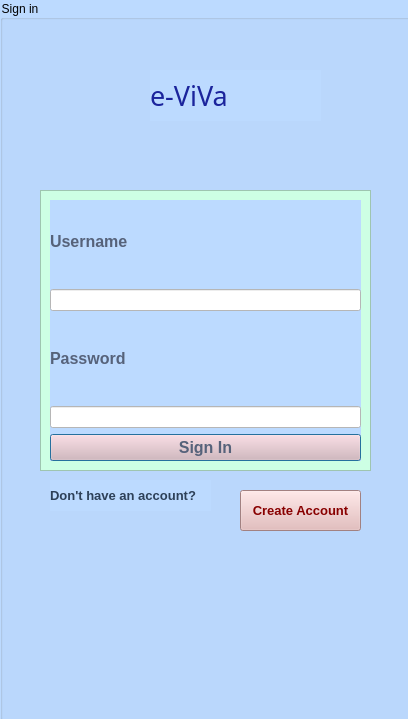
<?xml version="1.0" encoding="UTF-8"?>
<ui version="4.0">
 <class>Dialog</class>
 <widget class="QDialog" name="Dialog">
  <property name="geometry">
   <rect>
    <x>0</x>
    <y>0</y>
    <width>408</width>
    <height>719</height>
   </rect>
  </property>
  <property name="windowTitle">
   <string>Dialog</string>
  </property>
  <widget class="QGroupBox" name="groupBox">
   <property name="geometry">
    <rect>
     <x>0</x>
     <y>0</y>
     <width>421</width>
     <height>721</height>
    </rect>
   </property>
   <property name="styleSheet">
    <string notr="true">background-color: rgb(188, 218, 255);</string>
   </property>
   <property name="title">
    <string>Sign in</string>
   </property>
   <widget class="QWidget" name="layoutWidget">
    <property name="geometry">
     <rect>
      <x>50</x>
      <y>200</y>
      <width>311</width>
      <height>261</height>
     </rect>
    </property>
    <layout class="QVBoxLayout" name="verticalLayout_5">
     <item>
      <layout class="QVBoxLayout" name="verticalLayout">
       <item>
        <widget class="QLabel" name="labelUsername">
         <property name="font">
          <font>
           <pointsize>12</pointsize>
           <weight>75</weight>
           <bold>true</bold>
          </font>
         </property>
         <property name="styleSheet">
          <string notr="true">color: rgb(86, 98, 122);</string>
         </property>
         <property name="text">
          <string>Username</string>
         </property>
        </widget>
       </item>
      </layout>
     </item>
     <item>
      <widget class="QLineEdit" name="username">
       <property name="styleSheet">
        <string notr="true">background-color: rgb(255, 255, 255);</string>
       </property>
      </widget>
     </item>
     <item>
      <widget class="QLabel" name="labelPassword">
       <property name="font">
        <font>
         <pointsize>12</pointsize>
         <weight>75</weight>
         <bold>true</bold>
        </font>
       </property>
       <property name="styleSheet">
        <string notr="true">color: rgb(86, 98, 122);</string>
       </property>
       <property name="text">
        <string>Password</string>
       </property>
      </widget>
     </item>
     <item>
      <widget class="QLineEdit" name="password">
       <property name="styleSheet">
        <string notr="true">background-color: rgb(255, 255, 255);</string>
       </property>
      </widget>
     </item>
     <item>
      <layout class="QVBoxLayout" name="verticalLayout_2">
       <item>
        <widget class="QPushButton" name="loginbutton">
         <property name="font">
          <font>
           <pointsize>12</pointsize>
           <weight>75</weight>
           <bold>true</bold>
          </font>
         </property>
         <property name="styleSheet">
          <string notr="true">color: rgb(86, 98, 122);
background-color: rgb(227, 180, 180);</string>
         </property>
         <property name="text">
          <string>Sign In</string>
         </property>
        </widget>
       </item>
      </layout>
     </item>
    </layout>
   </widget>
   <widget class="QLabel" name="e-ViVa_2">
    <property name="geometry">
     <rect>
      <x>150</x>
      <y>70</y>
      <width>171</width>
      <height>51</height>
     </rect>
    </property>
    <property name="font">
     <font>
      <family>Forte</family>
      <pointsize>20</pointsize>
      <weight>50</weight>
      <bold>false</bold>
     </font>
    </property>
    <property name="styleSheet">
     <string notr="true">background-color: rgb(188, 218, 255);
color: rgb(27, 36, 156);

</string>
    </property>
    <property name="text">
     <string>e-ViVa</string>
    </property>
   </widget>
   <widget class="QFrame" name="frame">
    <property name="geometry">
     <rect>
      <x>40</x>
      <y>190</y>
      <width>331</width>
      <height>281</height>
     </rect>
    </property>
    <property name="styleSheet">
     <string notr="true">background-color: rgb(205, 255, 228);</string>
    </property>
    <property name="frameShape">
     <enum>QFrame::StyledPanel</enum>
    </property>
    <property name="frameShadow">
     <enum>QFrame::Raised</enum>
    </property>
   </widget>
   <widget class="QLabel" name="label">
    <property name="geometry">
     <rect>
      <x>50</x>
      <y>480</y>
      <width>161</width>
      <height>31</height>
     </rect>
    </property>
    <property name="font">
     <font>
      <pointsize>10</pointsize>
      <weight>75</weight>
      <bold>true</bold>
     </font>
    </property>
    <property name="styleSheet">
     <string notr="true">color: rgb(45, 64, 88);</string>
    </property>
    <property name="text">
     <string>Don't have an account?</string>
    </property>
   </widget>
   <widget class="QPushButton" name="createaccButton">
    <property name="geometry">
     <rect>
      <x>240</x>
      <y>490</y>
      <width>121</width>
      <height>41</height>
     </rect>
    </property>
    <property name="font">
     <font>
      <pointsize>10</pointsize>
      <weight>75</weight>
      <bold>true</bold>
     </font>
    </property>
    <property name="styleSheet">
     <string notr="true">color: rgb(136, 0, 0);
background-color: rgb(227, 180, 180);</string>
    </property>
    <property name="text">
     <string>Create Account</string>
    </property>
   </widget>
   <zorder>frame</zorder>
   <zorder>layoutWidget</zorder>
   <zorder>e-ViVa_2</zorder>
   <zorder>label</zorder>
   <zorder>createaccButton</zorder>
  </widget>
 </widget>
 <resources/>
 <connections/>
</ui>
